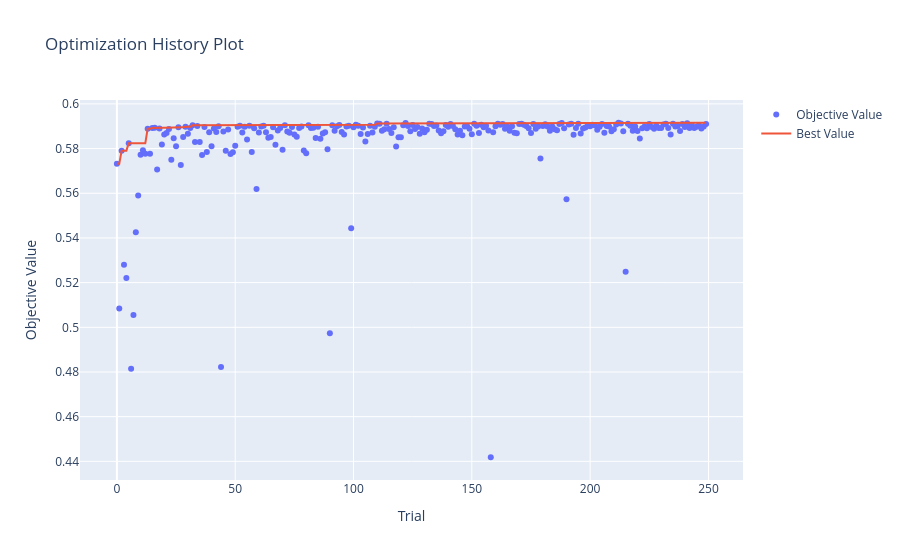

Notebook code for this chart:
### Code cell
optuna.visualization.plot_optimization_history(study3)

### Figure 1 — Plotly figure (JSON) as saved in the notebook; plotly's stock layout.template omitted (floating-point values rounded to 4 significant figures; data arrays with more than 128 entries replaced by an {"elided": "..."} marker saying what was removed)
{"data": [{"mode": "markers", "name": "Objective Value", "type": "scatter", "x": {"elided": "250 int values"}, "y": {"elided": "250 float values"}}, {"mode": "lines", "name": "Best Value", "type": "scatter", "x": {"elided": "250 int values"}, "y": {"elided": "250 float values"}}, {"marker": {"color": "#cccccc"}, "mode": "markers", "name": "Infeasible Trial", "showlegend": false, "type": "scatter", "x": [], "y": []}], "layout": {"title": {"text": "Optimization History Plot"}, "xaxis": {"title": {"text": "Trial"}}, "yaxis": {"title": {"text": "Objective Value"}}}}
